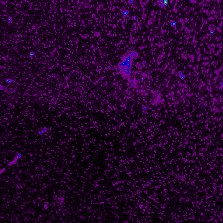
#> input picture largescan.png, 223 x 223 px
$ jupyter execute Correlation.ipynb   (shell and % lines are left out)   (Python 2 division)
#> lines starting #> are read from the running program, lines starting #| are printed output that depends on the picture; long printed decimals are rounded
[cell 1]
import sys
sys.path.append('/usr/local/lib/python2.7/site-packages')
import cv2
import numpy as np
from matplotlib import pyplot as plt


img = cv2.imread('largescan.png',0)
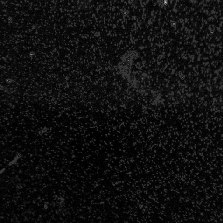
#> img: shape (223, 223); min 0, max 204, mean 15.3
img2 = img.copy()
template = cv2.imread('smallscan.png',0)
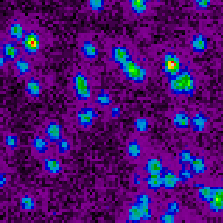
#> input picture smallscan.png, 223 x 223 px
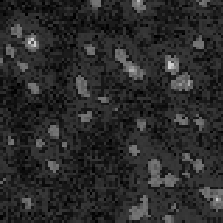
#> template: shape (223, 223); min 0, max 208, mean 42.7
w, h = template.shape[::-1]
#> w = 223; h = 223

    # All the 6 methods for comparison in a list
methods = ['cv2.TM_CCOEFF', 'cv2.TM_CCOEFF_NORMED', 'cv2.TM_CCORR',
                'cv2.TM_CCORR_NORMED', 'cv2.TM_SQDIFF', 'cv2.TM_SQDIFF_NORMED']

for meth in methods:
    img = img2.copy()
    method = eval(meth)

        # Apply template Matching
    res = cv2.matchTemplate(img,template,method)
    min_val, max_val, min_loc, max_loc = cv2.minMaxLoc(res)
    print cv2.minMaxLoc(res)
        # If the method is TM_SQDIFF or TM_SQDIFF_NORMED, take minimum
    if method in [cv2.TM_SQDIFF, cv2.TM_SQDIFF_NORMED]:
        top_left = min_loc
    else:
        top_left = max_loc
    bottom_right = (top_left[0] + w, top_left[1] + h)

    cv2.rectangle(img,top_left, bottom_right, 255, 2)


    plt.subplot(121),plt.imshow(res,cmap = 'spectral')
    plt.title('Matching Result'), plt.xticks([]), plt.yticks([])
    plt.subplot(122),plt.imshow(img,cmap = 'spectral')
    plt.title('Detected Point'), plt.xticks([]), plt.yticks([])
    plt.suptitle(meth)

    plt.show()
#> this loop made 6 passes
#> (res, min_val, max_val) on passes 1 to 6: ([690496.6], 690496.6, 690496.6), ([0.0381], 0.0381, 0.0381), ([33231484], 33231484, 33231484), ([0.644], 0.644, 0.644), ([79474104], 79474104, 79474104), ([1], 1, 1)
#| (690496.625, 690496.625, (0, 0), (0, 0))
#| (0.03808, 0.03808, (0, 0), (0, 0))
#| (33231484.0, 33231484.0, (0, 0), (0, 0))
#| (0.6436, 0.6436, (0, 0), (0, 0))
#| (79474104.0, 79474104.0, (0, 0), (0, 0))
#| (1.0, 1.0, (0, 0), (0, 0))
#> pass 1, `plt.show()`:
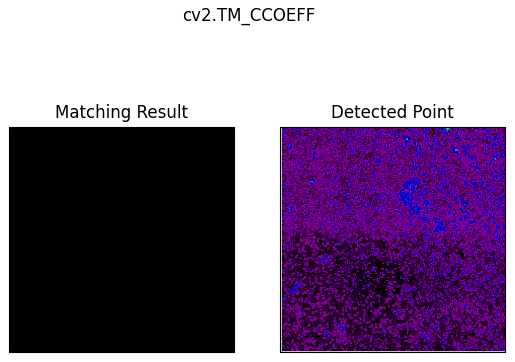
#> figure drawn by matplotlib, 2 panels
#> after the loop:
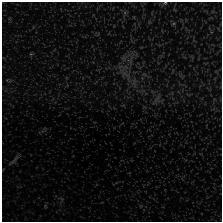
#> img: shape (223, 223); min 0, max 255, mean 21.7

[cell 2]
import sys
sys.path.append('/usr/local/lib/python2.7/site-packages')
import cv2
import numpy as np
from matplotlib import pyplot as plt


img_rgb = cv2.imread('largescan.png')
#> img_rgb is the input picture: shape (223, 223, 3); mean B, G, R 43.1, 0.1, 37.2
img_gray = cv2.cvtColor(img_rgb, cv2.COLOR_BGR2GRAY)
template = cv2.imread('smallscan.png',0)
w, h = template.shape[::-1]

res = cv2.matchTemplate(img_gray,template,cv2.TM_CCOEFF_NORMED)
#> res = [0.0384]
threshold = 0.8
loc = np.where( res >= threshold)
#> loc = (empty array, empty array)
for pt in zip(*loc[::-1]):
    cv2.rectangle(img_rgb, pt, (pt[0] + w, pt[1] + h), (0,0,255), 2)
#> this loop made 0 passes

cv2.imwrite('res.png',img_rgb)
#> Out = True
